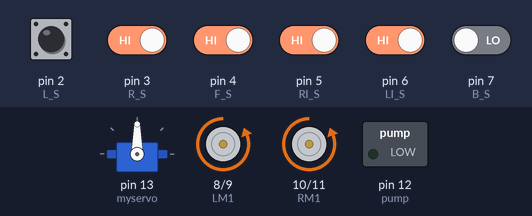
The sketch below on a simulated Arduino Uno, built with avr-gcc and run on an emulated ATmega328P. On the bench: servo, motor-driver pin pairs drawn as motors (green arrow = first pin HIGH = forward, orange = second pin HIGH = backward, longer = more drive), switched loads named in the sketch (green lamp = pin HIGH). The test bench sets the inputs (shaded band); at power-on: pin 2 (L_S), pin 3 (R_S), pin 4 (F_S), pin 5 (RI_S), pin 6 (LI_S) HIGH, pin 7 (B_S) LOW.

Above: at 5.9 s.
6.0 s: pin 4 (F_S) driven LOW
At 10.85 s:
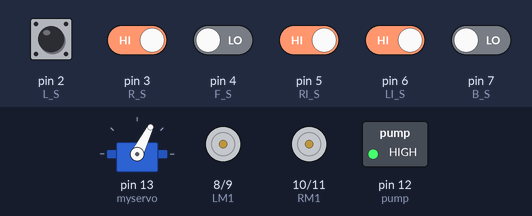
12.4 s: pin 3 (R_S) driven LOW
At 14.0 s:
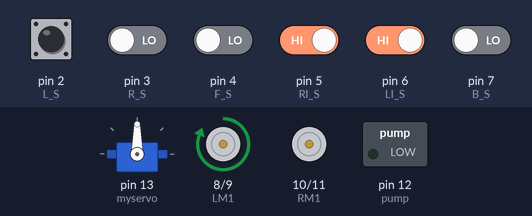
18.8 s: pin 4 (F_S) driven HIGH
At 22.88 s:
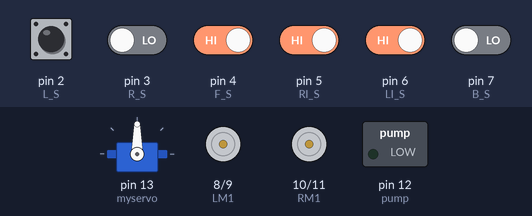
24.4 s: pin 5 (RI_S) driven LOW
At 29.1 s:
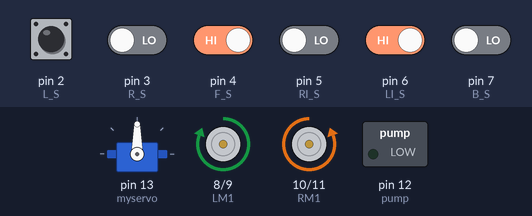
29.4 s: pin 6 (LI_S) driven LOW
At 34.1 s:
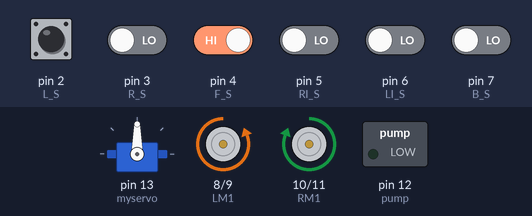
34.4 s: pin 7 (B_S) driven HIGH
At 39.2 s:
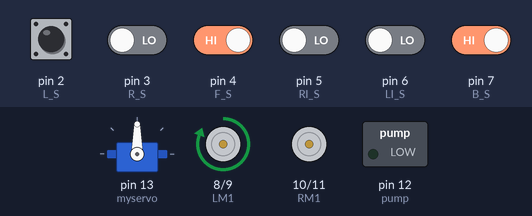
Timing chart, 0 to 40.5 s (numbered marks = the images above; inputs shaded):
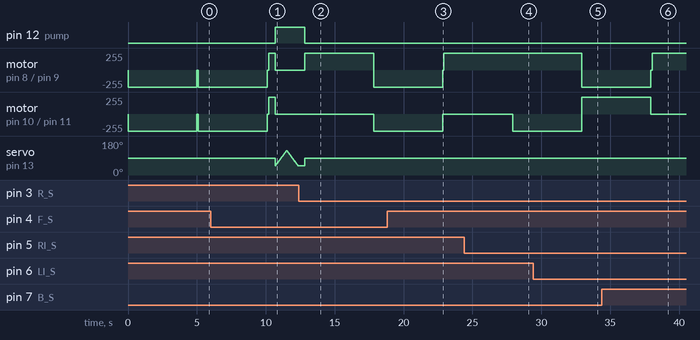

The sketch:

fire_fighter.ino.ino
```cpp
#include <Servo.h>
Servo myservo;

int pos = 0;

//========== defining inputs ==========//
#define L_S 2  //frontleft sensor
#define R_S 3  //frontright sensor
#define F_S 4  //front sensor
#define RI_S 5 //right side sensor
#define LI_S 6 //left side sensor
#define B_S 7  //back sensor

//========== defining outputs ==========//
#define LM1 8 //left motor pin 1
#define LM2 9 //left moror pin 2
#define RM1 10 //right motor pin 1
#define RM2 11 //right motor pin 2
#define pump 12 //pump

void setup()
{
  pinMode(L_S, INPUT);
  pinMode(R_S, INPUT);
  pinMode(F_S, INPUT);
  pinMode(RI_S, INPUT);
  pinMode(LI_S, INPUT);
  pinMode(B_S, INPUT);

  pinMode(LM1, OUTPUT);
  pinMode(LM2, OUTPUT);
  pinMode(RM1, OUTPUT);
  pinMode(RM2, OUTPUT);
  pinMode(pump, OUTPUT);
  myservo.attach(13);
  myservo.write(90);
}

void put_off_fire()
{
  digitalWrite(pump, HIGH);
  for (pos = 50; pos <= 130; pos += 1)
  {
    myservo.write(pos);
    delay(10);
  }
  for (pos = 130; pos >= 50; pos -= 1)
  {
    myservo.write(pos);
    delay(10);
  }
  delay(500);
  digitalWrite(pump, LOW);
  myservo.write(90);
}

void FireIsInFront()
{
  if (digitalRead(F_S) == 0) //If Fire is straight ahead
  {
    //Move the robot forward
    digitalWrite(LM1, HIGH);
    digitalWrite(LM2, LOW);
    digitalWrite(RM1, HIGH);
    digitalWrite(RM2, LOW);
    delay(500);
    digitalWrite(LM1, LOW);
    digitalWrite(LM2, LOW);
    digitalWrite(RM1, LOW);
    digitalWrite(RM2, LOW);
    put_off_fire();
  }
}

void FireIsOnFrontLeft()
{
  if (digitalRead(L_S) == 0) //If Fire is to the left
  {
    //Move the robot left
    digitalWrite(LM1, LOW);
    digitalWrite(LM2, LOW);
    digitalWrite(RM1, HIGH);
    digitalWrite(RM2, LOW);
    delay(5000);
    digitalWrite(LM1, LOW);
    digitalWrite(LM2, LOW);
    digitalWrite(RM1, LOW);
    digitalWrite(RM2, LOW);
    put_off_fire();
  }
}

void FireIsOnFrontRight()
{
  if (digitalRead(R_S) == 0) //If Fire is to the right
  {
    //Move the robot right
    digitalWrite(LM1, HIGH);
    digitalWrite(LM2, LOW);
    digitalWrite(RM1, LOW);
    digitalWrite(RM2, LOW);
    delay(5000);
    digitalWrite(LM1, LOW);
    digitalWrite(LM2, LOW);
    digitalWrite(RM1, LOW);
    digitalWrite(RM2, LOW);
  }
}

void FireIsOnVeryRight()
{
  if (digitalRead(RI_S) == 0) //IF THE FIRE IN THE Right side
  {
    digitalWrite(LM1, HIGH);
    digitalWrite(LM2, LOW);
    digitalWrite(RM1, LOW);
    digitalWrite(RM2, HIGH);
    delay(5000);
    digitalWrite(LM1, LOW);
    digitalWrite(LM2, LOW);
    digitalWrite(RM1, LOW);
    digitalWrite(RM2, LOW);
  }
}
void FireIsOnVeryLeft()
{
  if (digitalRead(LI_S) == 0) //if the fire in left side
  {
    digitalWrite(LM1, LOW);
    digitalWrite(LM2, HIGH);
    digitalWrite(RM1, HIGH);
    digitalWrite(RM2, LOW);
    delay(5000);
    digitalWrite(LM1, LOW);
    digitalWrite(LM2, LOW);
    digitalWrite(RM1, LOW);
    digitalWrite(RM2, LOW);
  }
}

void FireIsOnBack()
{
  if (digitalRead(B_S) == 0) //if the fire is in  backside
  {
    digitalWrite(LM1, LOW);
    digitalWrite(LM2, HIGH);
    digitalWrite(RM1, LOW);
    digitalWrite(RM2, HIGH);
    delay(5000);
    digitalWrite(LM1, LOW);
    digitalWrite(LM2, LOW);
    digitalWrite(RM1, LOW);
    digitalWrite(RM2, LOW);
  }
}
void NoFireDetected()
{
  if (digitalRead(L_S) == 1 && digitalRead(R_S) == 1 && digitalRead(F_S) == 1 && digitalRead(RI_S) == 1 && digitalRead(LI_S) == 1 && digitalRead(B_S) == 1) //If Fire not detected all sensors are zero
  {
    myservo.write(90);
    //move the robot
    digitalWrite(LM1, HIGH);// BY SETTING PIN TO HIGH MOTOR STOPS
    digitalWrite(LM2, LOW);
    digitalWrite(RM1, HIGH);
    digitalWrite(RM2, LOW);
  }
}

void loop()
{
  NoFireDetected();
  FireIsInFront();
  FireIsOnFrontLeft();
  FireIsOnFrontRight();
  FireIsOnVeryRight();
  FireIsOnVeryLeft();
  FireIsOnBack();
  delay(100);// new update
}
```

Measured:
- after the input at 6.0 s, pin 12 (pump): LOW → HIGH after 4.7 s
- after the input at 12.4 s, pin 12 (pump): goes on until 12.8 s, then stays LOW; servo on pin 13 (myservo): goes on until 12.8 s, then stays 90°
- after the input at 18.8 s, pin 12 (pump): stays LOW (without the input it goes to HIGH after 4.6 s); motor on pin 8 (LM1) / pin 9 (LM2): goes on until 22.9 s, then stays forward 255/255; motor on pin 10 (RM1) / pin 11 (RM2): goes on until 22.8 s, then stays stopped; servo on pin 13 (myservo): stops changing and stays 90°
- after the input at 24.4 s, motor on pin 8 (LM1) / pin 9 (LM2): stays forward 255/255 (without the input it goes to backward 255/255 after 3.5 s)
- after the input at 29.4 s, motor on pin 10 (RM1) / pin 11 (RM2): backward 255/255 → forward 255/255 after 3.5 s
- after the input at 34.4 s, motor on pin 8 (LM1) / pin 9 (LM2): backward 255/255 → stopped after 3.5 s, → forward 255/255 0.10 s later; motor on pin 10 (RM1) / pin 11 (RM2): forward 255/255 → stopped after 3.5 s
